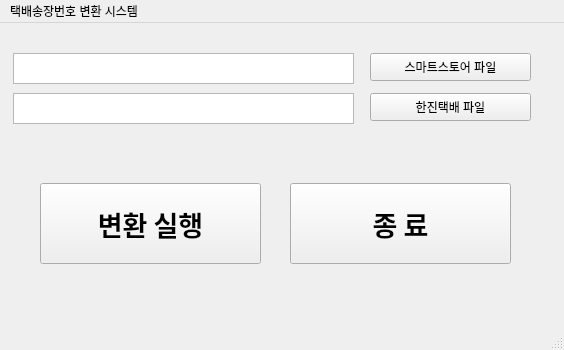
<?xml version="1.0" encoding="UTF-8"?>
<ui version="4.0">
 <class>MainWindow</class>
 <widget class="QMainWindow" name="MainWindow">
  <property name="geometry">
   <rect>
    <x>0</x>
    <y>0</y>
    <width>564</width>
    <height>350</height>
   </rect>
  </property>
  <property name="windowTitle">
   <string>MainWindow</string>
  </property>
  <widget class="QWidget" name="centralwidget">
   <widget class="QPushButton" name="pushButton">
    <property name="geometry">
     <rect>
      <x>370</x>
      <y>30</y>
      <width>161</width>
      <height>28</height>
     </rect>
    </property>
    <property name="text">
     <string>스마트스토어 파일</string>
    </property>
   </widget>
   <widget class="QPushButton" name="pushButton_2">
    <property name="geometry">
     <rect>
      <x>370</x>
      <y>70</y>
      <width>161</width>
      <height>28</height>
     </rect>
    </property>
    <property name="text">
     <string>한진택배 파일</string>
    </property>
   </widget>
   <widget class="QPushButton" name="pushButton_3">
    <property name="geometry">
     <rect>
      <x>40</x>
      <y>160</y>
      <width>221</width>
      <height>81</height>
     </rect>
    </property>
    <property name="font">
     <font>
      <family>Adobe Arabic</family>
      <pointsize>20</pointsize>
      <weight>75</weight>
      <bold>true</bold>
     </font>
    </property>
    <property name="text">
     <string>변환 실행</string>
    </property>
   </widget>
   <widget class="QLabel" name="label">
    <property name="geometry">
     <rect>
      <x>23</x>
      <y>270</y>
      <width>521</width>
      <height>41</height>
     </rect>
    </property>
    <property name="font">
     <font>
      <family>Adobe Arabic</family>
      <pointsize>10</pointsize>
      <weight>75</weight>
      <italic>false</italic>
      <bold>true</bold>
     </font>
    </property>
    <property name="text">
     <string/>
    </property>
   </widget>
   <widget class="QTextEdit" name="textEdit">
    <property name="geometry">
     <rect>
      <x>13</x>
      <y>30</y>
      <width>341</width>
      <height>31</height>
     </rect>
    </property>
    <property name="font">
     <font>
      <family>Adobe Arabic</family>
      <pointsize>9</pointsize>
     </font>
    </property>
   </widget>
   <widget class="QTextEdit" name="textEdit_2">
    <property name="geometry">
     <rect>
      <x>13</x>
      <y>70</y>
      <width>341</width>
      <height>31</height>
     </rect>
    </property>
    <property name="font">
     <font>
      <family>Adobe Arabic</family>
      <pointsize>9</pointsize>
     </font>
    </property>
   </widget>
   <widget class="QPushButton" name="pushButton_4">
    <property name="geometry">
     <rect>
      <x>290</x>
      <y>160</y>
      <width>221</width>
      <height>81</height>
     </rect>
    </property>
    <property name="font">
     <font>
      <family>Adobe Arabic</family>
      <pointsize>20</pointsize>
      <weight>75</weight>
      <bold>true</bold>
     </font>
    </property>
    <property name="text">
     <string>종 료</string>
    </property>
   </widget>
  </widget>
  <widget class="QMenuBar" name="menubar">
   <property name="geometry">
    <rect>
     <x>0</x>
     <y>0</y>
     <width>564</width>
     <height>21</height>
    </rect>
   </property>
   <widget class="QMenu" name="menu">
    <property name="title">
     <string>택배송장번호 변환 시스템</string>
    </property>
   </widget>
   <addaction name="menu"/>
  </widget>
  <widget class="QStatusBar" name="statusbar"/>
 </widget>
 <resources/>
 <connections/>
</ui>
